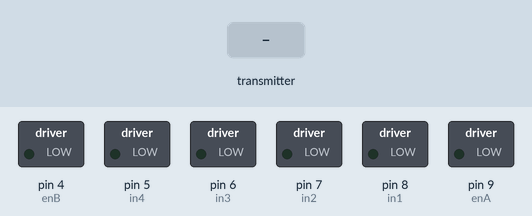
Simulated run of this sketch. Board: Arduino Nano, built with avr-gcc and run on an emulated ATmega328P. On the bench: switched loads named in the sketch (green lamp = pin HIGH). Inputs (shaded band) come from the test bench. No radio packets arrive unless stated.

Above: at 1.2 s.
1.3 s: the transmitter starts sending j1PotX = 0
At 2.3 s:
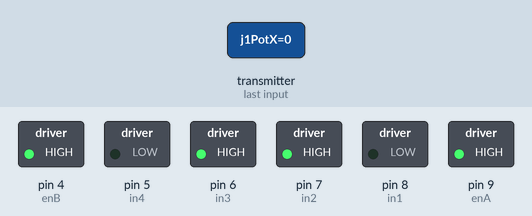
2.8 s: the transmitter starts sending j1PotY = 0
At 3.5 s:
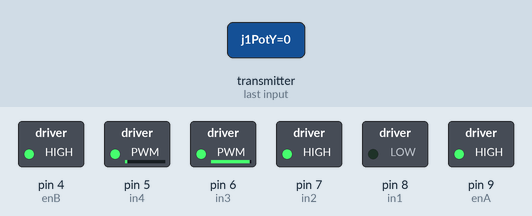
4.3 s: the transmitter starts sending j1PotX = 64
At 4.6 s:
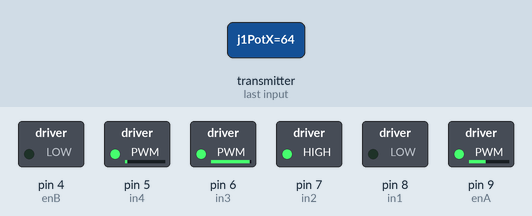
5.8 s: the transmitter starts sending j1PotY = 128
At 6.3 s:
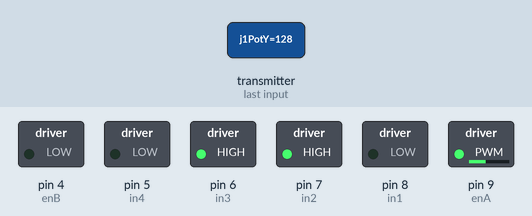
7.3 s: the transmitter starts sending j1PotY = 255
At 8.1 s:
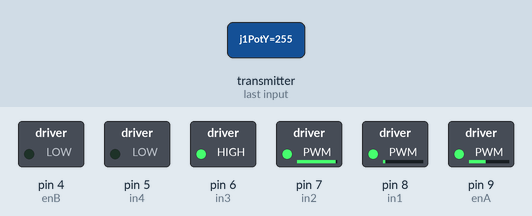
8.8 s: the transmitter starts sending j1PotY = 64
At 9.3 s:
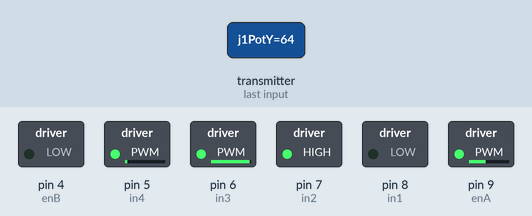
Timing chart, 0 to 11.3 s (numbered marks = the images above; inputs shaded):
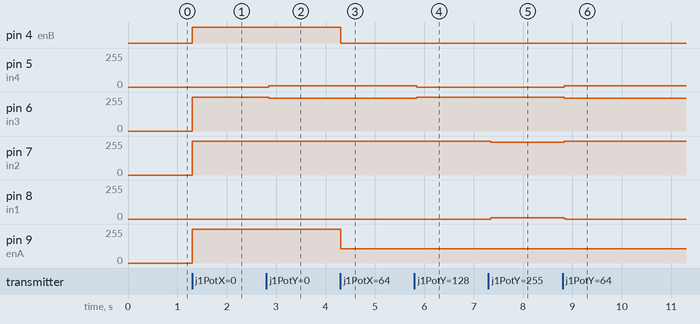

The sketch:

Nano_2_Teker_RC_Araba.ino
```cpp
#include <SPI.h>
#include <nRF24L01.h>
#include <RF24.h>
#define enA 9  // D9 PWM
#define in1 8  // D8 IN1
#define in2 7  // D7 IN2
#define in3 6  // D6 IN3
#define in4 5  // D5 IN4
#define enB 4  // D4 PWM
RF24 radio(2, 3);   // nRF24L01 (CE, CSN)
const byte address[6] = "00001";
unsigned long lastReceiveTime = 0;
unsigned long currentTime = 0;
// Max size of this struct is 32 bytes
struct Data_Package {
  byte j1PotX;
  byte j1PotY;
  byte j1Button;
  byte j2PotX;
  byte j2PotY;
  byte j2Button;
  byte pot1;
  byte pot2;
  byte tSwitch1;
  byte tSwitch2;
  byte button1;
  byte button2;
  byte button3;
  byte button4;
};
Data_Package data; //Create a variable with the above structure
int  steering, throttle;
int motorSpeedA = 0;
int motorSpeedB = 0;
void setup() {
  pinMode(enA, OUTPUT);
  pinMode(enB, OUTPUT);
  pinMode(in1, OUTPUT);
  pinMode(in2, OUTPUT);
  pinMode(in3, OUTPUT);
  pinMode(in4, OUTPUT);
  //Serial.begin(9600);
  radio.begin();
  radio.openReadingPipe(0, address);
  radio.setAutoAck(false);
  radio.setDataRate(RF24_250KBPS);
  radio.setPALevel(RF24_PA_LOW);
  radio.startListening(); //  Set the module as receiver
  resetData();
}
void loop() {
  // Check whether we keep receving data, or we have a connection between the two modules
  currentTime = millis();
  if ( currentTime - lastReceiveTime > 1000 ) { // If current time is more then 1 second since we have recived the last data, that means we have lost connection
    resetData(); // If connection is lost, reset the data. It prevents unwanted behavior, for example if a drone jas a throttle up, if we lose connection it can keep flying away if we dont reset the function
  }
  // Check whether there is data to be received
  if (radio.available()) {
    radio.read(&data, sizeof(Data_Package)); // Read the whole data and store it into the 'data' structure
    lastReceiveTime = millis(); // At this moment we have received the data
  }

  // Parse the data from the Joystic 1 to the throttle and steering variables
  throttle = data.j1PotY;
  steering = data.j1PotX;

  // Throttle used for forward and backward control
  // Joystick values: 0 to 255; down = 0; middle = 127; up = 255
  if (throttle < 110) {
    // Set Motor A backward
    digitalWrite(in1, LOW);
    digitalWrite(in2, HIGH);
    // Set Motor B backward
    digitalWrite(in3, LOW);
    digitalWrite(in4, HIGH);
    // Convert the declining throttle readings for going backward from 110 to 0 into 0 to 255 value for the PWM signal for increasing the motor speed
    motorSpeedA = map(throttle, 110, 0, 0, 255);
    motorSpeedB = map(throttle, 110, 0, 0, 255);
  }
  else if (throttle > 140) {
    // Set Motor A forward
    digitalWrite(in1, HIGH);
    digitalWrite(in2, LOW);
    // Set Motor B forward
    digitalWrite(in3, HIGH);
    digitalWrite(in4, LOW);
    // Convert the increasing throttle readings for going forward from 140 to 255 into 0 to 255 value for the PWM signal for increasing the motor speed
    motorSpeedA = map(throttle, 140, 255, 0, 255);
    motorSpeedB = map(throttle, 140, 255, 0, 255);
  }
  // If joystick stays in middle the motors are not moving
  else {
    motorSpeedA = 0;
    motorSpeedB = 0;
  }
  if (steering < 110) {
    // Set Motor A backward
    digitalWrite(in1, LOW);
    digitalWrite(in2, HIGH);
    // Set Motor B backward
    digitalWrite(in3, HIGH);
    digitalWrite(in4, LOW);
    // Convert the declining throttle readings for going backward from 110 to 0 into 0 to 255 value for the PWM signal for increasing the motor speed
    motorSpeedA = map(steering, 110, 0, 0, 255);
    motorSpeedB = map(steering, 110, 0, 0, 255);
  }
  else if (steering > 140) {
    // Set Motor A forward
    digitalWrite(in1, HIGH);
    digitalWrite(in2, LOW);
    // Set Motor B forward
    digitalWrite(in3, LOW);
    digitalWrite(in4, HIGH);
    // Convert the increasing throttle readings for going forward from 140 to 255 into 0 to 255 value for the PWM signal for increasing the motor speed
    motorSpeedA = map(steering, 140, 255, 0, 255);
    motorSpeedB = map(steering, 140, 255, 0, 255);
  }
  // Prevent buzzing at low speeds (Adjust according to your motors. My motors couldn't start moving if PWM value was below value of 70)
  if (motorSpeedA < 70) {
    motorSpeedA = 0;
  }
  if (motorSpeedB < 70) {
    motorSpeedB = 0;
  }
  analogWrite(enA, motorSpeedA); // Send PWM signal to motor A
  analogWrite(enB, motorSpeedB); // Send PWM signal to motor B
}
void resetData() {
  // Reset the values when there is no radio connection - Set initial default values
  data.j1PotX = 127;
  data.j1PotY = 127;
  data.j2PotX = 127;
  data.j2PotY = 127;
  data.j1Button = 1;
  data.j2Button = 1;
  data.pot1 = 1;
  data.pot2 = 1;
  data.tSwitch1 = 1;
  data.tSwitch2 = 1;
  data.button1 = 1;
  data.button2 = 1;
  data.button3 = 1;
  data.button4 = 1;
}
```

Measured:
- after the input at 1.3 s, pin 4 (enB): LOW → HIGH at once; pin 6 (in3), pin 7 (in2), pin 9 (enA): 0/255 → 255/255 at once
- after the input at 2.8 s, pin 5 (in4): 0/255 → 10/255 after 0.05 s; pin 6 (in3): 255/255 → 245/255 after 0.05 s
- after the input at 4.3 s, pin 4 (enB): HIGH → LOW at once; pin 9 (enA): 255/255 → 106/255 at once
- after the input at 5.8 s, pin 5 (in4): 10/255 → 0/255 after 0.05 s; pin 6 (in3): 245/255 → 255/255 after 0.05 s
- after the input at 7.3 s, pin 7 (in2): 255/255 → 245/255 after 0.05 s; pin 8 (in1): 0/255 → 10/255 after 0.05 s
- after the input at 8.8 s, pin 5 (in4): 0/255 → 10/255 at once; pin 6 (in3): 255/255 → 245/255 at once; pin 7 (in2): 245/255 → 255/255 at once; pin 8 (in1): 10/255 → 0/255 at once
